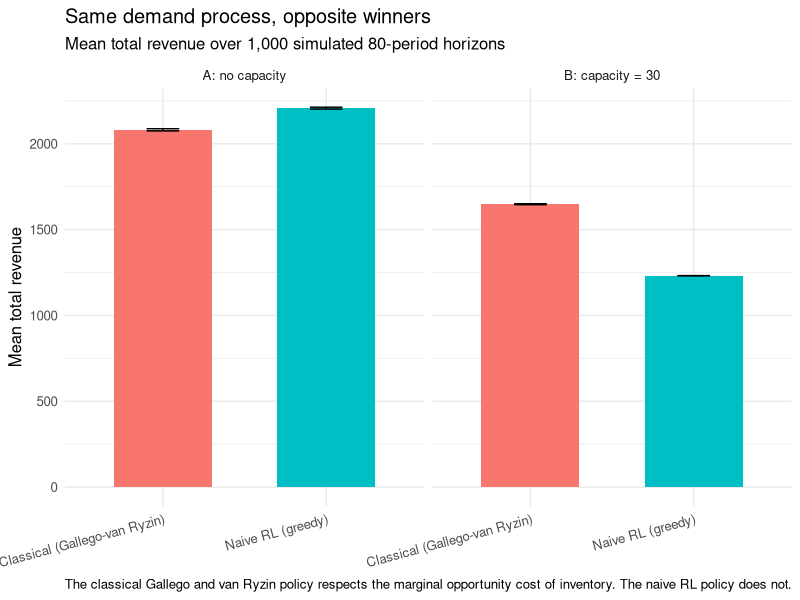

Recreate this plot in R.
## ---- chunk 1
#| echo: true
#| message: false
set.seed(2026)
library(dplyr)
library(ggplot2)

horizon    <- 80
capacity_B <- 30
a <- 4
b <- 0.08

lambda <- function(p) exp(a - b * p) / (1 + exp(a - b * p))
prices <- seq(20, 100, length.out = 20)

# Classical Gallego and van Ryzin policy: backward induction on V(x, t).
# Rows index x = 0..capacity_B, columns index t = 0..horizon.
# Boundary conditions: V[1, ] = 0 (x = 0) and V[, 1] = 0 (t = 0).
V           <- matrix(0, nrow = capacity_B + 1, ncol = horizon + 1)
price_table <- matrix(0, nrow = capacity_B + 1, ncol = horizon + 1)
for (t in 1:horizon) {
  for (x in 1:capacity_B) {
    value <- lambda(prices) * (prices + V[x, t]) +
             (1 - lambda(prices)) * V[x + 1, t]
    best <- which.max(value)
    V[x + 1, t + 1]           <- value[best]
    price_table[x + 1, t + 1] <- prices[best]
  }
}

classical_policy <- function(x, t) {
  if (x <= 0 || t <= 0) return(prices[length(prices)])
  price_table[min(x, capacity_B) + 1, t + 1]
}

# Naive RL policy: greedy on immediate expected reward, inventory ignored.
greedy_price    <- prices[which.max(lambda(prices) * prices)]
naive_rl_policy <- function(x, t) greedy_price

simulate_horizon <- function(policy, capacity, n_runs = 1000) {
  totals <- numeric(n_runs)
  for (r in 1:n_runs) {
    x <- capacity
    revenue <- 0
    for (t in horizon:1) {
      if (x <= 0) break
      p <- policy(x, t)
      if (runif(1) < lambda(p)) {
        revenue <- revenue + p
        x <- x - 1
      }
    }
    totals[r] <- revenue
  }
  data.frame(run = 1:n_runs, total_revenue = totals)
}
## ---- chunk 2
#| echo: true
#| message: false
classical_A <- simulate_horizon(classical_policy, capacity = 200, n_runs = 1000)
naive_A     <- simulate_horizon(naive_rl_policy,  capacity = 200, n_runs = 1000)

summarise_rev <- function(df, scenario, policy) {
  data.frame(
    scenario     = scenario,
    policy       = policy,
    mean_revenue = mean(df$total_revenue),
    se_revenue   = sd(df$total_revenue) / sqrt(nrow(df))
  )
}

scenario_A <- bind_rows(
  summarise_rev(classical_A, "A: no capacity",  "Classical (Gallego-van Ryzin)"),
  summarise_rev(naive_A,     "A: no capacity",  "Naive RL (greedy)")
)
scenario_A
## ---- chunk 3
#| echo: true
#| message: false
classical_B <- simulate_horizon(classical_policy, capacity = 30, n_runs = 1000)
naive_B     <- simulate_horizon(naive_rl_policy,  capacity = 30, n_runs = 1000)

scenario_B <- bind_rows(
  summarise_rev(classical_B, "B: capacity = 30", "Classical (Gallego-van Ryzin)"),
  summarise_rev(naive_B,     "B: capacity = 30", "Naive RL (greedy)")
)

results <- bind_rows(scenario_A, scenario_B)
results
## ---- chunk 4
#| echo: true
#| message: false
results <- results %>%
  mutate(
    scenario = factor(scenario, levels = c("A: no capacity", "B: capacity = 30")),
    policy   = factor(policy,
                      levels = c("Classical (Gallego-van Ryzin)", "Naive RL (greedy)"))
  )

ggplot(results, aes(x = policy, y = mean_revenue, fill = policy)) +
  geom_col(width = 0.6) +
  geom_errorbar(aes(ymin = mean_revenue - se_revenue,
                    ymax = mean_revenue + se_revenue),
                width = 0.2) +
  facet_wrap(~ scenario) +
  labs(
    title    = "Same demand process, opposite winners",
    subtitle = "Mean total revenue over 1,000 simulated 80-period horizons",
    x        = NULL,
    y        = "Mean total revenue",
    caption  = paste("The classical Gallego and van Ryzin policy respects the",
                     "marginal opportunity cost of inventory.",
                     "The naive RL policy does not.")
  ) +
  theme_minimal(base_size = 12) +
  theme(legend.position = "none",
        axis.text.x = element_text(angle = 15, hjust = 1))
